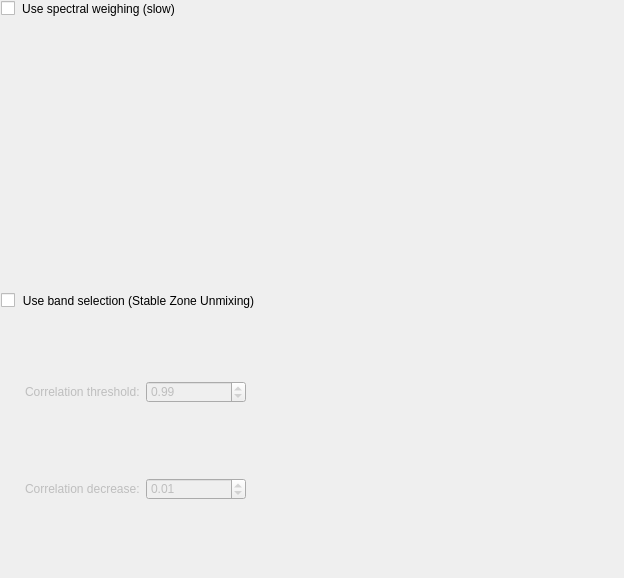
         <widget class="QWidget" name="scrollArea3Contents">
          <property name="geometry">
           <rect>
            <x>0</x>
            <y>0</y>
            <width>624</width>
            <height>578</height>
           </rect>
          </property>
          <layout class="QVBoxLayout" name="verticalLayout_17">
           <property name="leftMargin">
            <number>0</number>
           </property>
           <property name="topMargin">
            <number>0</number>
           </property>
           <property name="rightMargin">
            <number>0</number>
           </property>
           <property name="bottomMargin">
            <number>0</number>
           </property>
           <item>
            <widget class="QGroupBox" name="spectralWeighingCheck">
             <property name="styleSheet">
              <string notr="true">QGroupBox {border: none}</string>
             </property>
             <property name="title">
              <string>Use spectral weighing (slow)</string>
             </property>
             <property name="checkable">
              <bool>true</bool>
             </property>
             <property name="checked">
              <bool>false</bool>
             </property>
            </widget>
           </item>
           <item>
            <widget class="QGroupBox" name="bandSelectionCheck">
             <property name="styleSheet">
              <string notr="true">QGroupBox {border: none}</string>
             </property>
             <property name="title">
              <string>Use band selection (Stable Zone Unmixing)</string>
             </property>
             <property name="checkable">
              <bool>true</bool>
             </property>
             <property name="checked">
              <bool>false</bool>
             </property>
             <layout class="QGridLayout" name="gridLayout_6">
              <property name="leftMargin">
               <number>25</number>
              </property>
              <property name="topMargin">
               <number>20</number>
              </property>
              <item row="2" column="1">
               <widget class="QDoubleSpinBox" name="correlationDecrease">
                <property name="maximum">
                 <double>1.000000000000000</double>
                </property>
                <property name="singleStep">
                 <double>0.010000000000000</double>
                </property>
                <property name="value">
                 <double>0.010000000000000</double>
                </property>
               </widget>
              </item>
              <item row="2" column="0">
               <widget class="QLabel" name="label_2">
                <property name="text">
                 <string>Correlation decrease:</string>
                </property>
               </widget>
              </item>
              <item row="1" column="0">
               <widget class="QLabel" name="label">
                <property name="text">
                 <string>Correlation threshold:</string>
                </property>
               </widget>
              </item>
              <item row="1" column="1">
               <widget class="QDoubleSpinBox" name="correlationThreshold">
                <property name="minimumSize">
                 <size>
                  <width>100</width>
                  <height>0</height>
                 </size>
                </property>
                <property name="maximum">
                 <double>1.000000000000000</double>
                </property>
                <property name="singleStep">
                 <double>0.010000000000000</double>
                </property>
                <property name="value">
                 <double>0.990000000000000</double>
                </property>
               </widget>
              </item>
              <item row="1" column="2">
               <spacer name="horizontalSpacer_3">
                <property name="orientation">
                 <enum>Qt::Horizontal</enum>
                </property>
                <property name="sizeHint" stdset="0">
                 <size>
                  <width>40</width>
                  <height>20</height>
                 </size>
                </property>
               </spacer>
              </item>
             </layout>
            </widget>
           </item>
          </layout>
         </widget>
